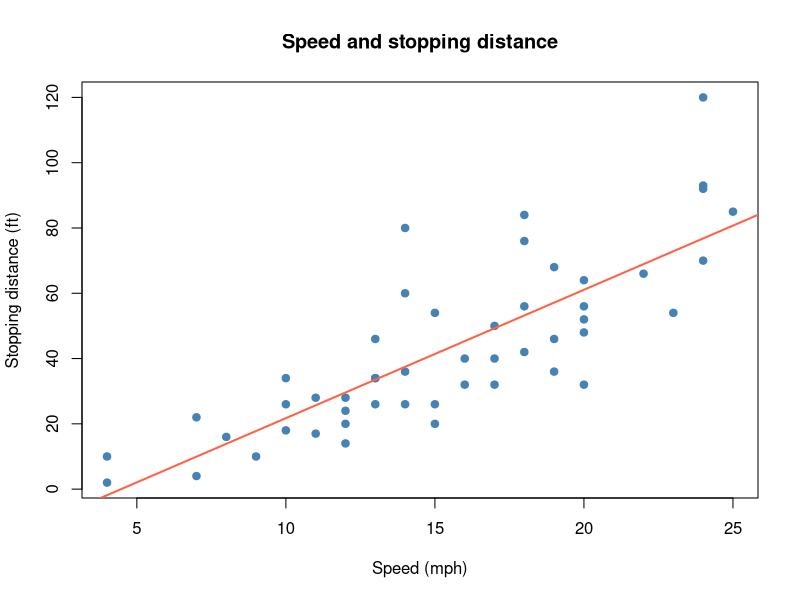

Reproduce this figure in R.
## ---- chunk 1
x <- c(2, 4, 4, 4, 5, 5, 7, 9)
mean(x)
sd(x)
summary(x)
## ---- chunk 2
#| fig-width: 6
#| fig-height: 3
plot(cars$speed, cars$dist,
     pch = 19, col = "steelblue",
     xlab = "Speed (mph)", ylab = "Stopping distance (ft)",
     main = "Speed and stopping distance")
abline(lm(dist ~ speed, data = cars), col = "tomato", lwd = 2)
